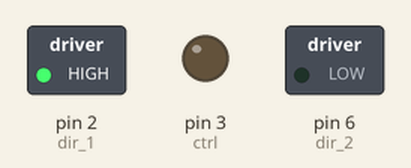
Bench run of a sketch on a simulated Arduino Uno, built with avr-gcc and run on an emulated ATmega328P. Parts: switched loads named in the sketch (green lamp = pin HIGH), output pins drawn as LEDs (lit = HIGH).

Above: at 0.05 s.
At 10.0 s:
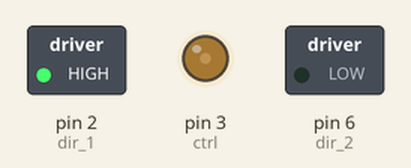
At 15.0 s:
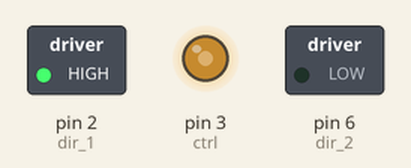
At 20.0 s:
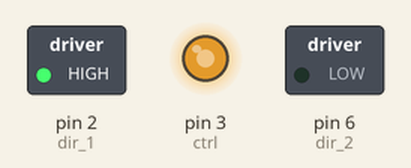
Timing chart, 0 to 28.8 s (numbered marks = the images above):
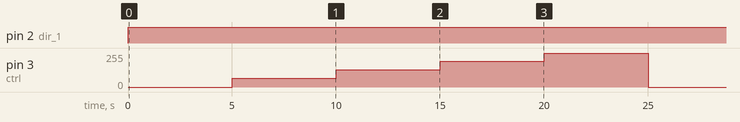

The sketch:

testeL293.ino
```cpp
/*
  Teste l293d
    - Manda alguns valores pwm para o l293;
    - Checar se a tensão de saída corresponde com o valor pwm
*/

#define ctrl 3        //pino pwm de controle de velocidade
#define dir_1 2       //pino1 que define o sentido
#define dir_2 6       //pino2 que define o sentido

//NUNCA DEIXAR DIR_1 E DIR_2 EM HIGH AO MESMO TEMPO !!!!!

int values[] = {0, 64, 128, 192, 255};    //checa para 0*vcc, 0.25*vcc, 0.5*vcc, 0.75*vcc e vcc.

void setup() {
  pinMode(ctrl, OUTPUT);    //todos os pinos são outputs
  pinMode(dir_1, OUTPUT);
  pinMode(dir_2, OUTPUT);
}

void loop() {
  //comentar o comando não desejado e descomentar o desejado
  char cmd = 'E';     //motor sentido esquerda
  //char cmd = 'D';     //motor sentido direita
  for(int i = 0; i <= 4; i++){
    if(cmd == 'E'){                 //sentido 1
      digitalWrite(dir_1, HIGH);
      digitalWrite(dir_2, LOW);
      analogWrite(ctrl, values[i]); //define o pwm pelo valor em questão
    }else if(cmd == 'D'){           //sentido 2
      digitalWrite(dir_1, LOW);
      digitalWrite(dir_2, HIGH);
      analogWrite(ctrl, values[i]); //define o pwm pelo valor em questão
    }
    delay(5000);      //delay para dar tempo de medir a tensão de saída corretamente
  }
  analogWrite(ctrl, 0);   //finaliza o loop desligando a saida
}
```

Measured:
- by itself, pin 2 (dir_1): LOW → HIGH at 0.00 s
- by itself, pin 3 (ctrl): repeats every 25.0 s: 128/255 5.0 s, 192/255 5.0 s, 255/255 5.0 s, 0/255 5.0 s, 64/255 5.0 s
